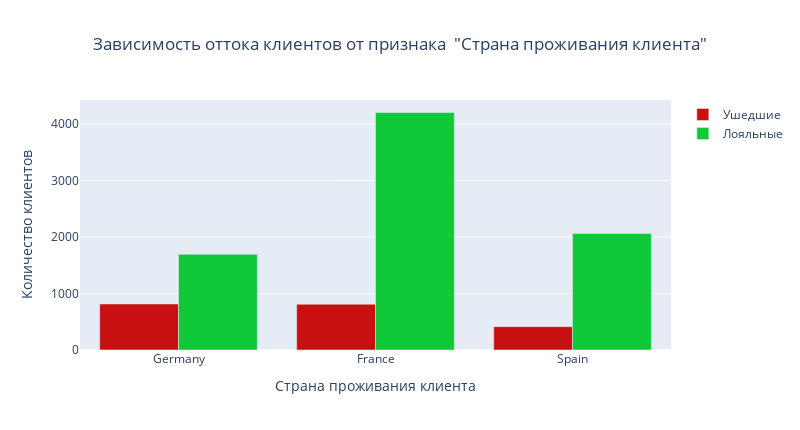
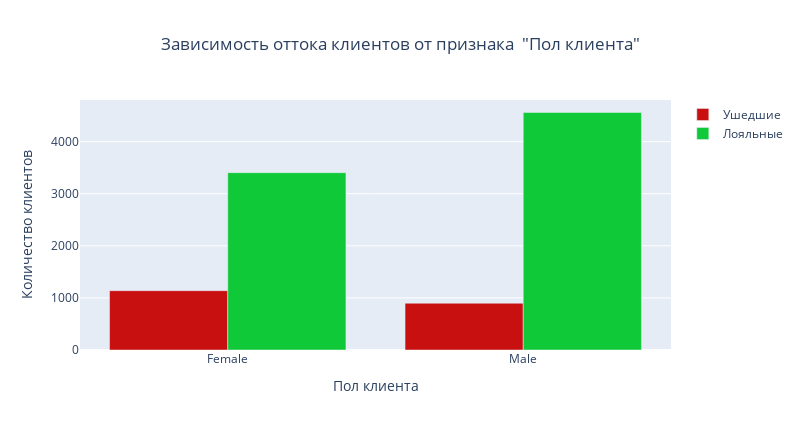
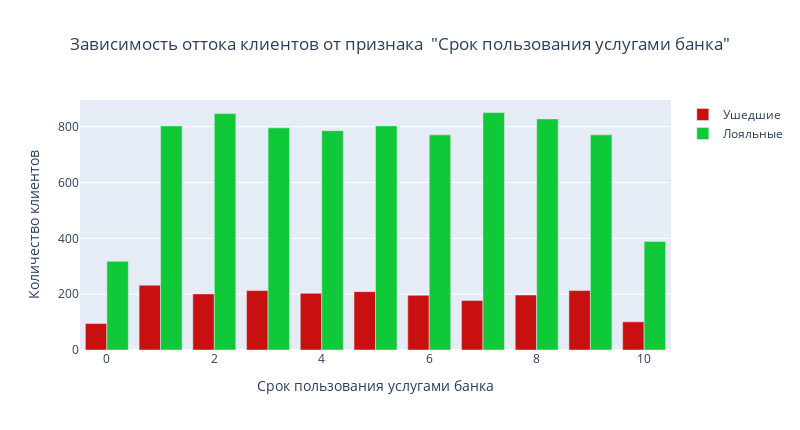
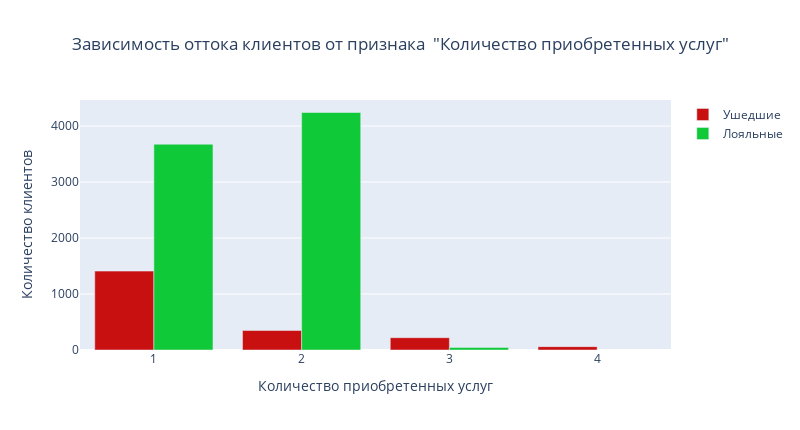

Here is the notebook cell these charts were saved with, in order:
### Code cell
# Разделение признаков по типам
cat_features = {'Geography': 'Страна проживания клиента',
                'Gender': 'Пол клиента', 
                'Tenure': 'Срок пользования услугами банка',
                'NumOfProducts': 'Количество приобретенных услуг',
                'HasCrCard': 'Наличие кредитной карты',
                'IsActiveMember': 'Активность клиента'}
num_features = {'CreditScore': 'Кредитный рейтинг', 
                'Age': 'Возраст',
                'Balance': 'Суммарный баланс счетов',
                'EstimatedSalary': 'Предполагаемая заработная плата клиента'}

# Цикл построения графиков зависимости для всех признаков из списка категориальных признаков
for cat in cat_features:
    fig = go.Figure()
    # Построение баров
    fig.add_trace(go.Bar(x=churn_data[churn_data['Exited'] == True][cat].value_counts().index,
                         y=churn_data[churn_data['Exited'] == True][cat].value_counts(),
                         marker_color = '#c91010', # Цвет маркера
                         name='Ушедшие')) # Название набора данных
    fig.add_trace(go.Bar(x=churn_data[churn_data['Exited'] == False][cat].value_counts().index,
                         y=churn_data[churn_data['Exited'] == False][cat].value_counts(),
                         marker_color = '#10c938', # Цвет маркера
                         name='Лояльные')) # Название набора данных
    fig.update_layout(autosize = False, width = 800, height = 430, # Размер полотна
                      bargap=0.2) # Расстояние между столбцами
    # Заголовк и подписи осей
    fig.update_layout(title=f'Зависимость оттока клиентов от признака \n"{cat_features[cat]}"',
                      title_x=0.5, # Выравнивание заголовка посередине
                      xaxis_title=cat_features[cat], # Подпись Х
                      yaxis_title='Количество клиентов') # Подпись Y
    fig.show()

# Цикл построения графиков зависимости для всех признаков из списка числовых признаков
for cat in num_features:
    fig = go.Figure()
    fig.add_trace(go.Histogram(x=churn_data[churn_data['Exited'] == True][cat],
                               marker_color = '#c91010', # Цвет маркера
                               nbinsx=100, # Количество столбцов
                               name='Ушедшие'))
    fig.add_trace(go.Histogram(x=churn_data[churn_data['Exited'] == False][cat],
                               marker_color = '#10c938', # Цвет маркера
                               nbinsx=100, # Количество столбцов
                               name='Лояльные'))
    # Размер полотна
    fig.update_layout(autosize = False, width = 1000, height = 620)
    # Заголовк и подписи осей
    fig.update_layout(title=f'Зависимость оттока клиентов от признака \n"{num_features[cat]}"',
                      title_x=0.5, # Выравнивание заголовка посередине
                      xaxis_title=num_features[cat], # Подпись Х
                      yaxis_title='Количество клиентов') # Подпись Y
    fig.show()

### Figure 1 — Plotly figure (JSON) as saved in the notebook; plotly's stock layout.template omitted (floating-point values rounded to 4 significant figures)
{"data": [{"marker": {"color": "#c91010"}, "name": "Ушедшие", "type": "bar", "x": ["Germany", "France", "Spain"], "y": [814, 810, 413]}, {"marker": {"color": "#10c938"}, "name": "Лояльные", "type": "bar", "x": ["France", "Spain", "Germany"], "y": [4204, 2064, 1695]}], "layout": {"autosize": false, "bargap": 0.2, "height": 430, "title": {"text": "Зависимость оттока клиентов от признака \n\"Страна проживания клиента\"", "x": 0.5}, "width": 800, "xaxis": {"title": {"text": "Страна проживания клиента"}}, "yaxis": {"title": {"text": "Количество клиентов"}}}}

### Figure 2 — Plotly figure (JSON) as saved in the notebook; plotly's stock layout.template omitted (floating-point values rounded to 4 significant figures)
{"data": [{"marker": {"color": "#c91010"}, "name": "Ушедшие", "type": "bar", "x": ["Female", "Male"], "y": [1139, 898]}, {"marker": {"color": "#10c938"}, "name": "Лояльные", "type": "bar", "x": ["Male", "Female"], "y": [4559, 3404]}], "layout": {"autosize": false, "bargap": 0.2, "height": 430, "title": {"text": "Зависимость оттока клиентов от признака \n\"Пол клиента\"", "x": 0.5}, "width": 800, "xaxis": {"title": {"text": "Пол клиента"}}, "yaxis": {"title": {"text": "Количество клиентов"}}}}

### Figure 3 — Plotly figure (JSON) as saved in the notebook; plotly's stock layout.template omitted (floating-point values rounded to 4 significant figures)
{"data": [{"marker": {"color": "#c91010"}, "name": "Ушедшие", "type": "bar", "x": [1, 3, 9, 5, 4, 2, 8, 6, 7, 10, 0], "y": [232, 213, 213, 209, 203, 201, 197, 196, 177, 101, 95]}, {"marker": {"color": "#10c938"}, "name": "Лояльные", "type": "bar", "x": [7, 2, 8, 1, 5, 3, 4, 6, 9, 10, 0], "y": [851, 847, 828, 803, 803, 796, 786, 771, 771, 389, 318]}], "layout": {"autosize": false, "bargap": 0.2, "height": 430, "title": {"text": "Зависимость оттока клиентов от признака \n\"Срок пользования услугами банка\"", "x": 0.5}, "width": 800, "xaxis": {"title": {"text": "Срок пользования услугами банка"}}, "yaxis": {"title": {"text": "Количество клиентов"}}}}

### Figure 4 — Plotly figure (JSON) as saved in the notebook; plotly's stock layout.template omitted (floating-point values rounded to 4 significant figures)
{"data": [{"marker": {"color": "#c91010"}, "name": "Ушедшие", "type": "bar", "x": [1, 2, 3, 4], "y": [1409, 348, 220, 60]}, {"marker": {"color": "#10c938"}, "name": "Лояльные", "type": "bar", "x": [2, 1, 3], "y": [4242, 3675, 46]}], "layout": {"autosize": false, "bargap": 0.2, "height": 430, "title": {"text": "Зависимость оттока клиентов от признака \n\"Количество приобретенных услуг\"", "x": 0.5}, "width": 800, "xaxis": {"title": {"text": "Количество приобретенных услуг"}}, "yaxis": {"title": {"text": "Количество клиентов"}}}}
